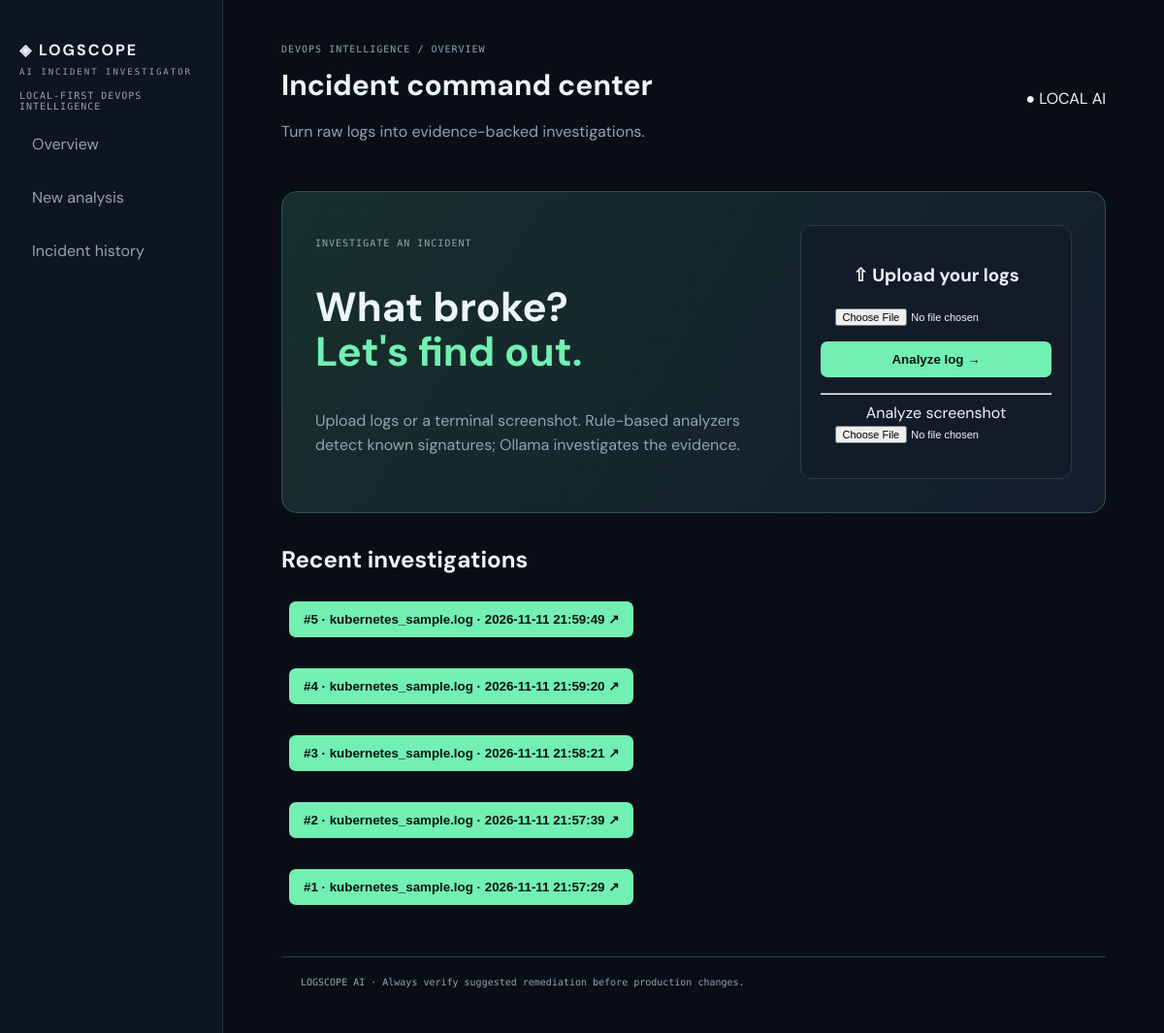
The page / on the database its author committed.
### tables this page shows
CREATE TABLE incidents(id INTEGER PRIMARY KEY,filename TEXT,source TEXT,created TEXT DEFAULT CURRENT_TIMESTAMP,result TEXT,logs TEXT);

### app/main.py (the view)
@app.get("/",response_class=HTMLResponse)
async def home(request:Request): return templates.TemplateResponse(request,"index.html",{"incidents":all()})

### app/templates/index.html (shortened to what this page needs)
<!doctype html><html><head><link rel="stylesheet" href="/static/style.css"></head><body><aside><h2>◈ LOGSCOPE <small>AI INCIDENT INVESTIGATOR</small></h2><p>LOCAL-FIRST DEVOPS INTELLIGENCE</p><a href="/">Overview</a><a href="#upload">New analysis</a><a href="#history">Incident history</a></aside><main><header><div><small>DEVOPS INTELLIGENCE / OVERVIEW</small><h1>Incident command center</h1><p>Turn raw logs into evidence-backed investigations.</p></div><span>● LOCAL AI</span></header><section class="hero" id="upload"><div><small>INVESTIGATE AN INCIDENT</small><h1>What broke?<br><em>Let's find out.</em></h1><p>Upload logs or a terminal screenshot. Rule-based analyzers detect known signatures; Ollama investigates the evidence.</p></div><div class="upload"><h3>⇧ Upload your logs</h3><input id="logfile" type="file" accept=".log,.txt,.json,.csv,.out"><button id="go">Analyze log →</button><hr><label>Analyze screenshot <input id="imagefile" type="file" accept="image/*"></label></div></section><section id="history"><h2>Recent investigations</h2><div id="historylist">{% for i in incidents %}<p><button onclick="loadIncident({{i.id}})">#{{i.id}} · {{i.filename}} · {{i.created}} ↗</button></p>{% else %}<p>No investigations yet.</p>{% endfor %}</div></section><footer>LOGSCOPE AI · Always verify suggested remediation before production changes.</footer></main></body></html>

### app/static/style.css (style rules this page uses)
:root { --bg:#090e16;--panel:#121c29;--line:#28384a;--txt:#edf5ff;--muted:#91a2b6;--green:#72efb2 }
* { box-sizing:border-box }
body { margin:0;background:var(--bg);color:var(--txt);font-family:'DM Sans',sans-serif }
aside { position:fixed;inset:0 auto 0 0;width:230px;padding:28px 20px;background:#0d1520;border-right:1px solid var(--line) }
aside h2 { font-size:16px;letter-spacing:2px }
aside small { display:block;font:9px 'DM Mono';color:var(--muted);margin-top:7px }
aside p,main small { font:10px 'DM Mono';letter-spacing:1px;color:var(--muted) }
aside a { display:block;color:var(--muted);text-decoration:none;padding:13px;border-radius:8px;margin-top:8px }
main { margin-left:230px;padding:38px clamp(20px,5vw,70px);max-width:1500px }
header,.hero { display:flex;justify-content:space-between;gap:25px;align-items:center }
header h1 { margin:9px 0;font-size:30px }
header p,p { color:var(--muted);line-height:1.6 }
.hero { margin:32px 0;padding:34px;border:1px solid #315348;border-radius:16px;background:linear-gradient(120deg,#17302c,#141c2d) }
.hero h1 { font-size:42px;line-height:1.1 }
.hero em { color:var(--green);font-style:normal }
.hero>div:first-child { max-width:520px }
.upload,article,.stats article { background:var(--panel);border:1px solid var(--line);border-radius:12px;padding:20px }
.upload { min-width:280px;text-align:center }
.upload input { max-width:100%;font-size:11px }
button { background:var(--green);color:#07140e;border:0;padding:11px 15px;border-radius:7px;font-weight:700;cursor:pointer;margin:8px }
#go { display:block;width:100%;margin:16px 0 }
footer { border-top:1px solid var(--line);margin-top:45px;padding:20px;color:var(--muted);font:10px 'DM Mono' }

### rows shown on the page
incidents: id "5", filename "kubernetes_sample.log", created "2026-11-11 21:59:49"
incidents: id "4", filename "kubernetes_sample.log", created "2026-11-11 21:59:20"
incidents: id "3", filename "kubernetes_sample.log", created "2026-11-11 21:58:21"
incidents: id "2", filename "kubernetes_sample.log", created "2026-11-11 21:57:39"
incidents: id "1", filename "kubernetes_sample.log", created "2026-11-11 21:57:29"
